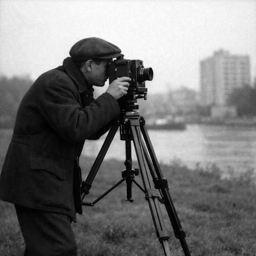
#> input picture Codes/Module 2/cameraman_256x256.tif, 256 x 256 px
$ python median.py
#> lines starting #> are read from the running program, lines starting #| are printed output that depends on the picture
"""
Experiment: Median Filter for Noise Removal

Objective:
1. Add Salt & Pepper noise
2. Apply Median filter
3. Compare results
"""

import cv2
import numpy as np
import matplotlib.pyplot as plt

# -------------------------------------------------
# Step 1: Load Image
# -------------------------------------------------

img = cv2.imread("cameraman_256x256.tif", 0)
#> img is the input picture: shape (256, 256); min 0, max 255, mean 120.3

if img is None:
    print("Error: Image not found.")
    exit()

# -------------------------------------------------
# Step 2: Add Salt & Pepper Noise
# -------------------------------------------------

noisy = img.copy()

prob = 0.02  # noise probability

# Salt noise
salt = np.random.rand(*img.shape) < prob
noisy[salt] = 255

# Pepper noise
pepper = np.random.rand(*img.shape) < prob
noisy[pepper] = 0
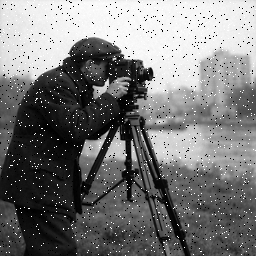
#> noisy: shape (256, 256); min 0, max 255, mean 120.6

# -------------------------------------------------
# Step 3: Apply Median Filter (3x3)
# -------------------------------------------------

median_filtered = cv2.medianBlur(noisy, 3)

# -------------------------------------------------
# Step 4: Display Results
# -------------------------------------------------

plt.figure(figsize=(15,5))

plt.subplot(1,3,1)
plt.imshow(img, cmap='gray')
plt.title("Original Image")
plt.axis('off')

plt.subplot(1,3,2)
plt.imshow(noisy, cmap='gray')
plt.title("Salt & Pepper Noise")
plt.axis('off')

plt.subplot(1,3,3)
plt.imshow(median_filtered, cmap='gray')
plt.title("Median Filter Result")
plt.axis('off')

plt.tight_layout()
plt.show()
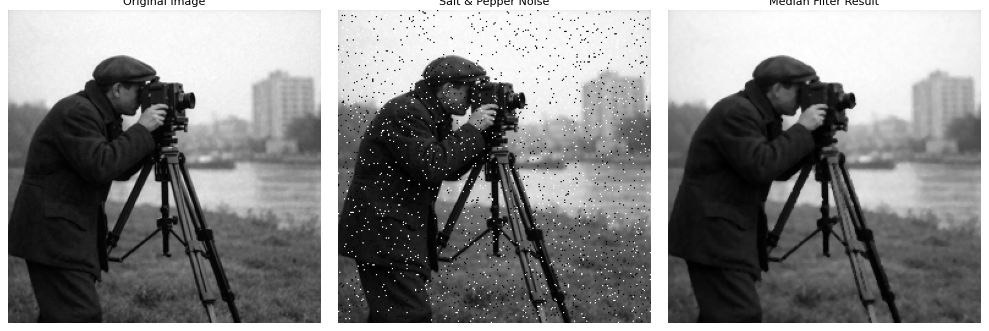
#> figure drawn by matplotlib, 3 panels

$ run again, with Codes/Module 2/cft_magnitude_256.png saved as Codes/Module 2/cameraman_256x256.tif
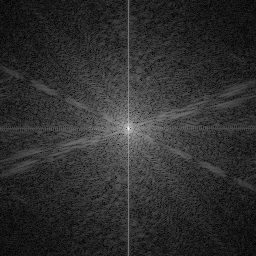
#> input picture Codes/Module 2/cft_magnitude_256.png, 256 x 256 px
#> img is the input picture: shape (256, 256); min 0, max 255, mean 46.2
#> `median_filtered = cv2.medianBlur(noisy, 3)`:
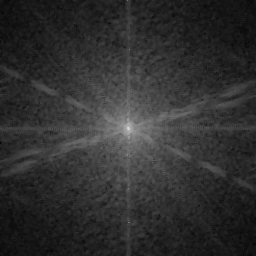
#> median_filtered: shape (256, 256); min 6, max 213, mean 47.2
#> `plt.show()`:
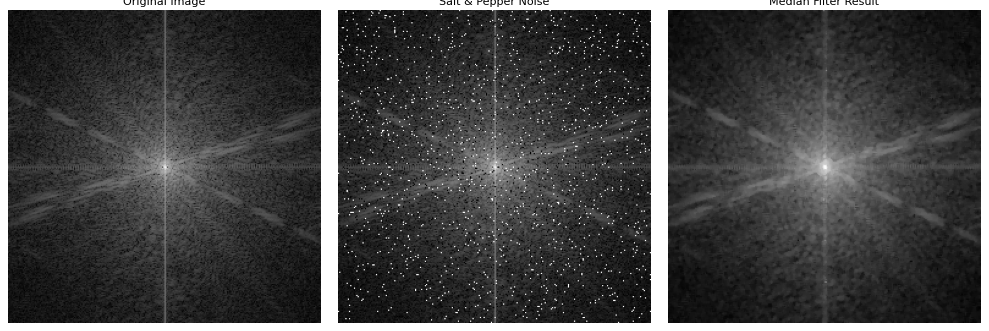
#> figure drawn by matplotlib, 3 panels
